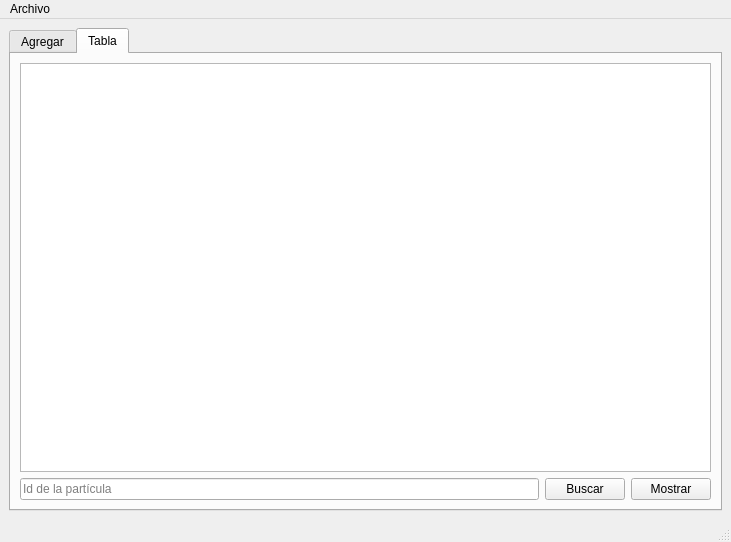
<?xml version="1.0" encoding="UTF-8"?>
<ui version="4.0">
 <class>MainWindow</class>
 <widget class="QMainWindow" name="MainWindow">
  <property name="geometry">
   <rect>
    <x>0</x>
    <y>0</y>
    <width>731</width>
    <height>542</height>
   </rect>
  </property>
  <property name="windowTitle">
   <string>MainWindow</string>
  </property>
  <widget class="QWidget" name="centralwidget">
   <layout class="QGridLayout" name="gridLayout_2">
    <item row="0" column="0">
     <widget class="QTabWidget" name="tabWidget">
      <property name="currentIndex">
       <number>1</number>
      </property>
      <widget class="QWidget" name="agregar_tab">
       <attribute name="title">
        <string>Agregar</string>
       </attribute>
       <layout class="QFormLayout" name="formLayout">
        <item row="0" column="0">
         <widget class="QGroupBox" name="groupBox">
          <property name="title">
           <string>Particula</string>
          </property>
          <layout class="QGridLayout" name="gridLayout">
           <item row="7" column="1">
            <widget class="QSpinBox" name="red_spinBox">
             <property name="maximum">
              <number>255</number>
             </property>
            </widget>
           </item>
           <item row="7" column="0">
            <widget class="QLabel" name="label_4">
             <property name="text">
              <string>Red</string>
             </property>
            </widget>
           </item>
           <item row="1" column="0">
            <widget class="QLabel" name="label_7">
             <property name="text">
              <string>Id</string>
             </property>
            </widget>
           </item>
           <item row="4" column="0">
            <widget class="QLabel" name="label">
             <property name="text">
              <string>Destino x</string>
             </property>
            </widget>
           </item>
           <item row="3" column="1">
            <widget class="QSpinBox" name="origenY_spinBox">
             <property name="maximum">
              <number>500</number>
             </property>
            </widget>
           </item>
           <item row="5" column="1">
            <widget class="QSpinBox" name="destinoY_spinBox">
             <property name="maximum">
              <number>500</number>
             </property>
            </widget>
           </item>
           <item row="9" column="1">
            <widget class="QSpinBox" name="blue__spinBox">
             <property name="maximum">
              <number>255</number>
             </property>
            </widget>
           </item>
           <item row="8" column="1">
            <widget class="QSpinBox" name="green_spinBox">
             <property name="maximum">
              <number>255</number>
             </property>
            </widget>
           </item>
           <item row="13" column="0" colspan="2">
            <widget class="QPushButton" name="mostrar_pushButton">
             <property name="text">
              <string>Mostrar</string>
             </property>
            </widget>
           </item>
           <item row="6" column="0">
            <widget class="QLabel" name="label_3">
             <property name="text">
              <string>Velocidad</string>
             </property>
            </widget>
           </item>
           <item row="3" column="0">
            <widget class="QLabel" name="label_9">
             <property name="text">
              <string>Origen y</string>
             </property>
            </widget>
           </item>
           <item row="11" column="0" colspan="2">
            <widget class="QPushButton" name="agregar_inicio_pushButton">
             <property name="text">
              <string>Agregar Inicio</string>
             </property>
            </widget>
           </item>
           <item row="2" column="1">
            <widget class="QSpinBox" name="origenX_spinBox">
             <property name="maximum">
              <number>500</number>
             </property>
            </widget>
           </item>
           <item row="4" column="1">
            <widget class="QSpinBox" name="destinoX_spinBox">
             <property name="maximum">
              <number>500</number>
             </property>
            </widget>
           </item>
           <item row="5" column="0">
            <widget class="QLabel" name="label_2">
             <property name="text">
              <string>Destino y</string>
             </property>
            </widget>
           </item>
           <item row="9" column="0">
            <widget class="QLabel" name="label_6">
             <property name="text">
              <string>Blue</string>
             </property>
            </widget>
           </item>
           <item row="2" column="0">
            <widget class="QLabel" name="label_8">
             <property name="text">
              <string>Origen x</string>
             </property>
            </widget>
           </item>
           <item row="6" column="1">
            <widget class="QSpinBox" name="velocidad_spinBox">
             <property name="maximum">
              <number>10000</number>
             </property>
             <property name="displayIntegerBase">
              <number>10</number>
             </property>
            </widget>
           </item>
           <item row="8" column="0">
            <widget class="QLabel" name="label_5">
             <property name="text">
              <string>Green</string>
             </property>
            </widget>
           </item>
           <item row="12" column="0" colspan="2">
            <widget class="QPushButton" name="agregar_final_pushButton">
             <property name="text">
              <string>Agregar Final</string>
             </property>
            </widget>
           </item>
           <item row="1" column="1">
            <widget class="QLineEdit" name="id_lineEdit"/>
           </item>
          </layout>
         </widget>
        </item>
        <item row="0" column="1">
         <widget class="QPlainTextEdit" name="out_plainTextEdit">
          <property name="minimumSize">
           <size>
            <width>350</width>
            <height>350</height>
           </size>
          </property>
         </widget>
        </item>
       </layout>
      </widget>
      <widget class="QWidget" name="tabla_tab">
       <attribute name="title">
        <string>Tabla</string>
       </attribute>
       <layout class="QGridLayout" name="gridLayout_3">
        <item row="1" column="0">
         <widget class="QLineEdit" name="buscar_lineEdit">
          <property name="text">
           <string/>
          </property>
          <property name="placeholderText">
           <string>Id de la partícula</string>
          </property>
         </widget>
        </item>
        <item row="1" column="1">
         <widget class="QPushButton" name="buscar_pushButton">
          <property name="text">
           <string>Buscar</string>
          </property>
         </widget>
        </item>
        <item row="1" column="2">
         <widget class="QPushButton" name="mostrar_tabla_pushButton">
          <property name="text">
           <string>Mostrar</string>
          </property>
         </widget>
        </item>
        <item row="0" column="0" colspan="3">
         <widget class="QTableWidget" name="tabla_tableWidget"/>
        </item>
       </layout>
      </widget>
     </widget>
    </item>
   </layout>
  </widget>
  <widget class="QMenuBar" name="menubar">
   <property name="geometry">
    <rect>
     <x>0</x>
     <y>0</y>
     <width>731</width>
     <height>26</height>
    </rect>
   </property>
   <widget class="QMenu" name="menuArchivo">
    <property name="title">
     <string>Archivo</string>
    </property>
    <addaction name="actionAbrir"/>
    <addaction name="actionGuardar"/>
   </widget>
   <addaction name="menuArchivo"/>
  </widget>
  <widget class="QStatusBar" name="statusbar"/>
  <action name="actionAbrir">
   <property name="text">
    <string>Abrir</string>
   </property>
   <property name="shortcut">
    <string>Ctrl+O</string>
   </property>
  </action>
  <action name="actionGuardar">
   <property name="text">
    <string>Guardar</string>
   </property>
   <property name="shortcut">
    <string>Ctrl+S</string>
   </property>
  </action>
 </widget>
 <resources/>
 <connections/>
</ui>
